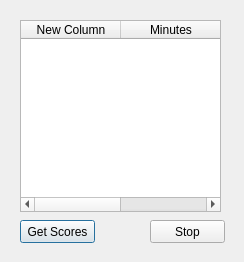
<?xml version="1.0" encoding="UTF-8"?>
<ui version="4.0">
 <class>Connection</class>
 <widget class="QDialog" name="Connection">
  <property name="geometry">
   <rect>
    <x>0</x>
    <y>0</y>
    <width>244</width>
    <height>262</height>
   </rect>
  </property>
  <property name="windowTitle">
   <string>User Scores</string>
  </property>
  <widget class="QTableWidget" name="tableWidget">
   <property name="geometry">
    <rect>
     <x>20</x>
     <y>20</y>
     <width>201</width>
     <height>192</height>
    </rect>
   </property>
   <column>
    <property name="text">
     <string>New Column</string>
    </property>
   </column>
   <column>
    <property name="text">
     <string>Minutes</string>
    </property>
   </column>
  </widget>
  <widget class="QPushButton" name="get">
   <property name="geometry">
    <rect>
     <x>20</x>
     <y>220</y>
     <width>75</width>
     <height>23</height>
    </rect>
   </property>
   <property name="text">
    <string>Get Scores</string>
   </property>
  </widget>
  <widget class="QPushButton" name="stop">
   <property name="geometry">
    <rect>
     <x>150</x>
     <y>220</y>
     <width>75</width>
     <height>23</height>
    </rect>
   </property>
   <property name="text">
    <string>Stop</string>
   </property>
  </widget>
 </widget>
 <resources/>
 <connections/>
</ui>
